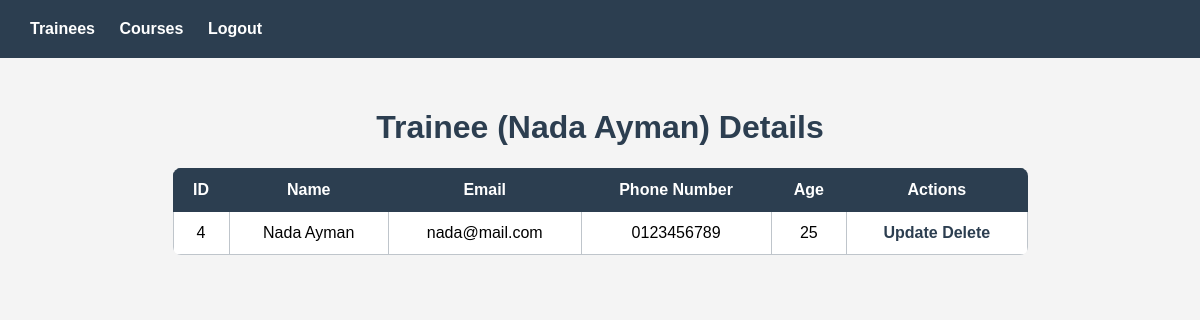
The app's page /trainees/4/ with its own data.
### trainee/models.py (models this page shows)
class Trainee(models.Model):
    id = models.AutoField(primary_key=True)
    name = models.CharField(max_length=100)
    email = models.EmailField(unique=True)
    phone_number = models.CharField(max_length=20)
    age = models.IntegerField()

### trainee/views.py (the view)
# urls.py: path('<int:id>/', traineeDetails, name='TraineeDetails'),
def traineeDetails(request, id):
    trainee = Trainee.objects.get(id=id)
    return render(request, 'trainee/details.html', {'trainee': trainee})

### templates/trainee/details.html (shortened to what this page needs)
{% extends 'base.html' %}
{% block content %}
<h1>Trainee ({{trainee.name}}) Details</h1>
<table>
    <thead>
        <tr>
            <th>ID</th>
            <th>Name</th>
            <th>Email</th>
            <th>Phone Number</th>
            <th>Age</th>
            <th>Actions</th>
        </tr>
    </thead>
    <tbody>
        <tr>
            <td>{{trainee.id}}</td>
            <td>{{trainee.name}}</td>
            <td>{{trainee.email}}</td>
            <td>{{trainee.phone_number}}</td>
            <td>{{trainee.age}}</td>
            <td>
                <a href="{% url 'UpdateTrainee' trainee.id %}">Update</a>
                <a href="{% url 'DeleteTrainee' trainee.id %}">Delete</a>
            </td>
        </tr>
    </tbody>
</table>
{%endblock%}

### static/css/style.css (style rules this page uses)
body { font-family: Arial, sans-serif; margin: 0; padding: 0; background: #f4f4f4; }
a { color: #2c3e50; text-decoration: none; font-weight: bold; }
h1 { color: #2c3e50; }
table { width: 75%; border-collapse: collapse; background: white; border-radius: 8px; overflow: hidden; text-align: center; margin-bottom: 30px; }
th { background: #2c3e50; color: white; padding: 12px; border: #2c3e50 solid 1px; }
td { padding: 12px; border: #bfc5cb solid 1px; }

### records on screen
Trainee: name "Nada Ayman", id "4", email "nada@mail.com", phone_number "0123456789", age "25"
